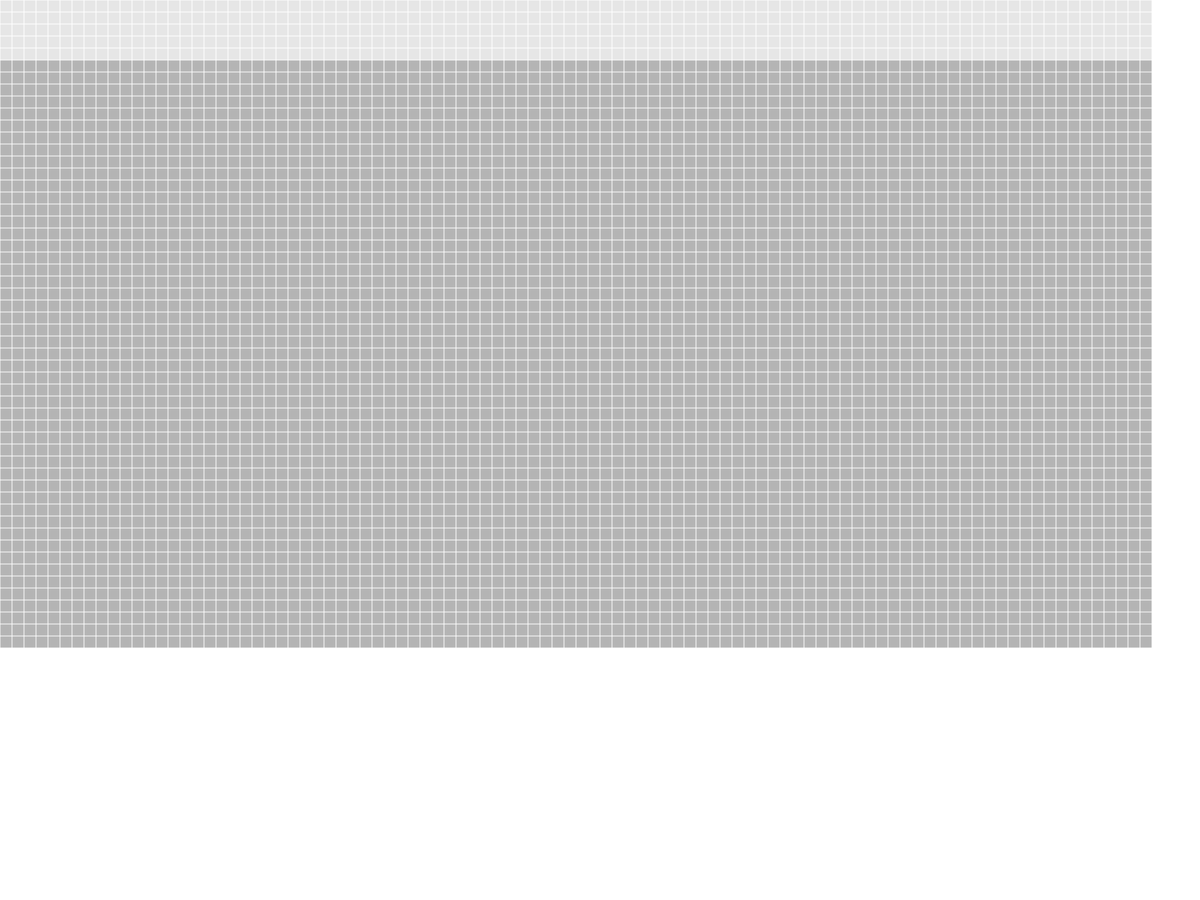
Frame 1 (no input)
Frame 60 (the mouse pressed at the canvas centre just before this capture): identical to frame 1, image omitted
Frame 120 (the mouse held since frame 60 and released just before this capture): identical to frame 1, image omitted

The Processing sketch that drew this single still picture (run headless with seeded random() and noise(); from frame 60 on, the mouse is pressed at the canvas centre):

// Processing sketch: conwaySoldiers
// ── conwaySoldiers.pde
ArrayList<panel> panels = new ArrayList<panel>();
panel currPanel;
int h = 54, w = 96;
int pxlsPerSqr, sqrL;
int selectX, selectY;
boolean selected = false;
boolean goUp = false, goLeft = false, goRight = false, goDown = false;
boolean panelUp = false, panelLeft = false, panelRight = false, panelDown = false;
void setup() {
  fullScreen();
  pxlsPerSqr = width/w;
  sqrL = pxlsPerSqr-1;
  panels.add(new panel(0,0));
  currPanel = panels.get(0);
  rectMode(CENTER);
  noStroke();
}

void draw() {
  background(255);
  for(int x = 0; x<w; x++) {
    for(int y = 0; y<h; y++) {
      if(currPanel.soldiers[x][y]) fill(180);
      else fill(230);
      rect(pxlsPerSqr*(x+0.5),pxlsPerSqr*(y+0.5),sqrL,sqrL);
    }
  }
  mouseLogic();
  moveLogic();
}

void mouseLogic() {
  if(mousePressed && mouseButton == LEFT) {
    int tempX = mouseX/pxlsPerSqr;
    int tempY = mouseY/pxlsPerSqr;
    if(currPanel.soldiers[tempX][tempY]) {
      selectX = tempX;
      selectY = tempY;
    }
    selected = true;
  } else if(mousePressed && mouseButton == RIGHT) {
    selected = false;
  }
  if(selected) {
    fill(255,0,0);
    rect(pxlsPerSqr*(selectX+0.5),pxlsPerSqr*(selectY+0.5),sqrL,sqrL);
  }
}

void moveLogic() {
  if(goUp) {
    goUp = false;
    if(currPanel.soldiers[selectX][selectY-1] && currPanel.soldiers[selectX][selectY] && !currPanel.soldiers[selectX][selectY-2]) {
      currPanel.soldiers[selectX][selectY] = false;
      currPanel.soldiers[selectX][selectY-1] = false;
      currPanel.soldiers[selectX][selectY-2] = true;
    }
    selected = false;
  } else if(goDown) {
    goDown = false;
    if(currPanel.soldiers[selectX][selectY+1] && currPanel.soldiers[selectX][selectY] && !currPanel.soldiers[selectX][selectY+2]) {
      currPanel.soldiers[selectX][selectY] = false;
      currPanel.soldiers[selectX][selectY+1] = false;
      currPanel.soldiers[selectX][selectY+2] = true;
    }
    selected = false;
  } else if(goRight) {
    goRight = false;
    if(currPanel.soldiers[selectX+1][selectY] && currPanel.soldiers[selectX][selectY] && !currPanel.soldiers[selectX+2][selectY]) {
      currPanel.soldiers[selectX][selectY] = false;
      currPanel.soldiers[selectX+1][selectY] = false;
      currPanel.soldiers[selectX+2][selectY] = true;
    }
    selected = false;
  } else if(goLeft) {
    goLeft = false;
    if(currPanel.soldiers[selectX-1][selectY] && currPanel.soldiers[selectX][selectY] && !currPanel.soldiers[selectX-2][selectY]) {
      currPanel.soldiers[selectX][selectY] = false;
      currPanel.soldiers[selectX-1][selectY] = false;
      currPanel.soldiers[selectX-2][selectY] = true;
    }
    selected = false;
  }
}

void keyPressed() {
  if(key == 'w') {
    goUp = true;
  } else if(key == 'a') {
    goLeft = true;
  } else if(key == 's') {
    goDown = true;
  } else if(key == 'd') {
    goRight = true;
  } else if(key == CODED) {
    if(keyCode == UP) {
      panelUp = true;
    } else if(keyCode == RIGHT) {
      panelRight = true;
    } else if(keyCode == LEFT) {
      panelLeft = true;
    } else if(keyCode == DOWN) {
      panelDown = true;
    }
  }
}

// ── Panel.pde
class panel {
  int px,py;
  boolean[][] soldiers = new boolean[w][h];
  panel(int px, int py) {
    this.px = px;
    this.py = py;
    for(int x = 0; x<w; x++) {
      for(int y = 0; y<h; y++) {
        if(y<5 && py == 0) soldiers[x][y] = false;
        else soldiers[x][y] = true;
      }
    }
  }
  
}
